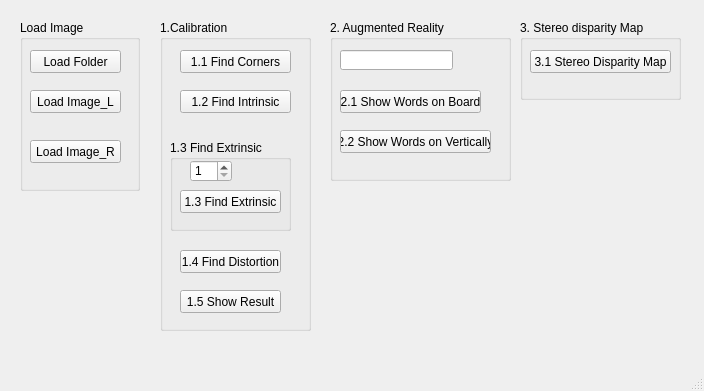
<?xml version="1.0" encoding="UTF-8"?>
<ui version="4.0">
 <class>MainWindow</class>
 <widget class="QMainWindow" name="MainWindow">
  <property name="geometry">
   <rect>
    <x>0</x>
    <y>0</y>
    <width>704</width>
    <height>391</height>
   </rect>
  </property>
  <property name="windowTitle">
   <string>MainWindow</string>
  </property>
  <widget class="QWidget" name="centralwidget">
   <widget class="QGroupBox" name="groupBox">
    <property name="geometry">
     <rect>
      <x>20</x>
      <y>20</y>
      <width>120</width>
      <height>171</height>
     </rect>
    </property>
    <property name="title">
     <string>Load Image</string>
    </property>
    <widget class="QPushButton" name="pushButton_1">
     <property name="geometry">
      <rect>
       <x>10</x>
       <y>30</y>
       <width>91</width>
       <height>23</height>
      </rect>
     </property>
     <property name="text">
      <string>Load Folder</string>
     </property>
    </widget>
    <widget class="QPushButton" name="pushButton_2">
     <property name="geometry">
      <rect>
       <x>10</x>
       <y>70</y>
       <width>91</width>
       <height>23</height>
      </rect>
     </property>
     <property name="text">
      <string>Load Image_L</string>
     </property>
    </widget>
    <widget class="QPushButton" name="pushButton_3">
     <property name="geometry">
      <rect>
       <x>10</x>
       <y>120</y>
       <width>91</width>
       <height>23</height>
      </rect>
     </property>
     <property name="text">
      <string>Load Image_R</string>
     </property>
    </widget>
   </widget>
   <widget class="QGroupBox" name="groupBox_2">
    <property name="geometry">
     <rect>
      <x>160</x>
      <y>20</y>
      <width>151</width>
      <height>311</height>
     </rect>
    </property>
    <property name="title">
     <string>1.Calibration</string>
    </property>
    <widget class="QGroupBox" name="groupBox_3">
     <property name="geometry">
      <rect>
       <x>10</x>
       <y>120</y>
       <width>121</width>
       <height>91</height>
      </rect>
     </property>
     <property name="title">
      <string>1.3 Find Extrinsic</string>
     </property>
     <widget class="QSpinBox" name="spinBox">
      <property name="geometry">
       <rect>
        <x>20</x>
        <y>20</y>
        <width>42</width>
        <height>22</height>
       </rect>
      </property>
      <property name="minimum">
       <number>1</number>
      </property>
      <property name="maximum">
       <number>15</number>
      </property>
     </widget>
     <widget class="QPushButton" name="pushButton_5">
      <property name="geometry">
       <rect>
        <x>10</x>
        <y>50</y>
        <width>101</width>
        <height>23</height>
       </rect>
      </property>
      <property name="text">
       <string>1.3 Find Extrinsic</string>
      </property>
     </widget>
    </widget>
    <widget class="QPushButton" name="pushButton">
     <property name="geometry">
      <rect>
       <x>20</x>
       <y>30</y>
       <width>111</width>
       <height>23</height>
      </rect>
     </property>
     <property name="text">
      <string>1.1 Find Corners</string>
     </property>
    </widget>
    <widget class="QPushButton" name="pushButton_4">
     <property name="geometry">
      <rect>
       <x>20</x>
       <y>70</y>
       <width>111</width>
       <height>23</height>
      </rect>
     </property>
     <property name="text">
      <string>1.2 Find Intrinsic</string>
     </property>
    </widget>
    <widget class="QPushButton" name="pushButton_6">
     <property name="geometry">
      <rect>
       <x>20</x>
       <y>230</y>
       <width>101</width>
       <height>23</height>
      </rect>
     </property>
     <property name="text">
      <string>1.4 Find Distortion</string>
     </property>
    </widget>
    <widget class="QPushButton" name="pushButton_7">
     <property name="geometry">
      <rect>
       <x>20</x>
       <y>270</y>
       <width>101</width>
       <height>23</height>
      </rect>
     </property>
     <property name="text">
      <string>1.5 Show Result</string>
     </property>
    </widget>
   </widget>
   <widget class="QGroupBox" name="groupBox_4">
    <property name="geometry">
     <rect>
      <x>330</x>
      <y>20</y>
      <width>181</width>
      <height>161</height>
     </rect>
    </property>
    <property name="title">
     <string>2. Augmented Reality</string>
    </property>
    <widget class="QLineEdit" name="lineEdit">
     <property name="geometry">
      <rect>
       <x>10</x>
       <y>30</y>
       <width>113</width>
       <height>20</height>
      </rect>
     </property>
    </widget>
    <widget class="QPushButton" name="pushButton_8">
     <property name="geometry">
      <rect>
       <x>10</x>
       <y>70</y>
       <width>141</width>
       <height>23</height>
      </rect>
     </property>
     <property name="text">
      <string>2.1 Show Words on Board</string>
     </property>
    </widget>
    <widget class="QPushButton" name="pushButton_9">
     <property name="geometry">
      <rect>
       <x>10</x>
       <y>110</y>
       <width>151</width>
       <height>23</height>
      </rect>
     </property>
     <property name="text">
      <string>2.2 Show Words on Vertically</string>
     </property>
    </widget>
   </widget>
   <widget class="QGroupBox" name="groupBox_5">
    <property name="geometry">
     <rect>
      <x>520</x>
      <y>20</y>
      <width>161</width>
      <height>80</height>
     </rect>
    </property>
    <property name="title">
     <string>3. Stereo disparity Map</string>
    </property>
    <widget class="QPushButton" name="pushButton_10">
     <property name="geometry">
      <rect>
       <x>10</x>
       <y>30</y>
       <width>141</width>
       <height>23</height>
      </rect>
     </property>
     <property name="text">
      <string>3.1 Stereo Disparity Map</string>
     </property>
    </widget>
   </widget>
  </widget>
  <widget class="QMenuBar" name="menubar">
   <property name="geometry">
    <rect>
     <x>0</x>
     <y>0</y>
     <width>704</width>
     <height>21</height>
    </rect>
   </property>
  </widget>
  <widget class="QStatusBar" name="statusbar"/>
 </widget>
 <resources/>
 <connections/>
</ui>
